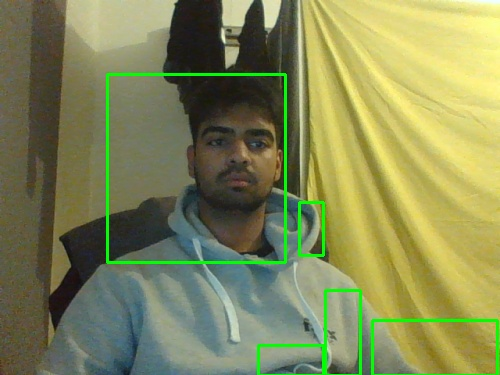
#> input picture frame.jpg, 500 x 375 px, given in place of the camera
$ python motion_tracking.py
#> lines starting #> are read from the running program, lines starting #| are printed output that depends on the picture
from imutils.video import VideoStream
import argparse
import datetime
import imutils
import time
import cv2
import numpy as np

print("starting...")
room_status = []
diff_placeholder_frame = []
i = 0
entrance_count = 0
ap = argparse.ArgumentParser()
# ap.add_argument("", "--video", help="path to the video file")
ap.add_argument("-a", "--min-area", type=int,
                default=700, help="minimum area size")
args = vars(ap.parse_args())

if args.get("video", None) is None:
	vs = VideoStream(src=0).start()
	time.sleep(3.0)

firstFrame = None  # contains original image to compare too

buffer = 0
pic_number = 0

while True:

    frame = vs.read()
#> frame is the input picture: shape (375, 500, 3); mean B, G, R 87.5, 136.7, 131.8
    frame = frame if args.get("video", None) is None else frame[1]
    status = "Unoccupied"

    if frame is None:
	       break

    frame = imutils.resize(frame, width=500)  # resize frame
    cframe = cv2.cvtColor(frame, cv2.COLOR_BGR2GRAY)
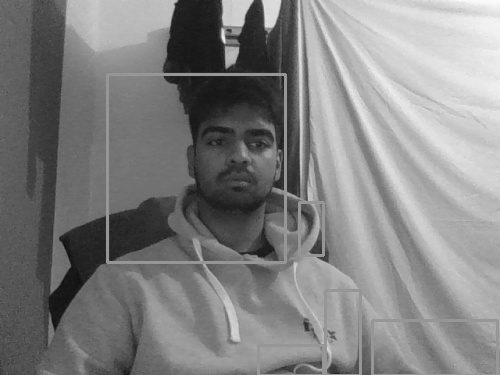
#> cframe: shape (375, 500); min 14, max 251, mean 129.6
    # cframe is now the frame to be compared
    cframe = cv2.GaussianBlur(cframe, (21, 21), 0)
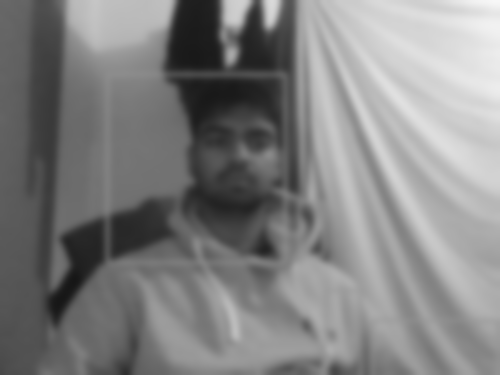
#> cframe: shape (375, 500); min 22, max 247, mean 129.6

# initialise comparison parameters
    if firstFrame is None:
        firstFrame = cframe

        continue

    diff_im = cv2.absdiff(cframe, firstFrame)
    binary_image = cv2.threshold(diff_im, 25, 255, cv2.THRESH_BINARY)[
                                 1]  # thresholding operation

    thresh = cv2.dilate(binary_image, None, iterations=2)  # fill holes
    cnts = cv2.findContours(
        thresh.copy(), cv2.RETR_EXTERNAL, cv2.CHAIN_APPROX_SIMPLE)
    cnts = imutils.grab_contours(cnts)

    for c in cnts:
		# if the contour is too small, ignore it
        if cv2.contourArea(c) < args["min_area"]:
            continue

		# compute the bounding box for the contour, draw it on the frame,
		# and update the text
        # (x,y) are the top left corner and (w,h) are the width and height
        (x, y, w, h) = cv2.boundingRect(c)
        cv2.rectangle(frame, (x, y), (x + w, y + h), (0, 255, 0), 2)
        status = "occupied"
    if i == 0:
        placeholder_frame = cframe
        i = i + 1
    elif len(room_status) > 1 and room_status[-1] == "occupied":
        diff_placeholder_frame = cv2.absdiff(cframe, placeholder_frame)
        i = i + 1
    if i > 1000:
        i = 0

    if np.mean(diff_placeholder_frame) < 3:
        #diff_im = diff_placeholder_frame
        firstFrame = None;


    cv2.putText(frame,"Entrances: {}".format(entrance_count),(350,20),cv2.FONT_HERSHEY_SIMPLEX, 0.5, (0, 0, 255), 2)
    cv2.putText(frame, "Room Status: {}".format(status), (10, 20),
		cv2.FONT_HERSHEY_SIMPLEX, 0.5, (0, 0, 255), 2)
    cv2.putText(frame, datetime.datetime.now().strftime("%A %d %B %Y %I:%M:%S%p"),(10, frame.shape[0] - 10), cv2.FONT_HERSHEY_SIMPLEX, 0.35, (0, 0, 255), 1)
    cv2.imshow("binary image",frame)
    key = cv2.waitKey(1) & 0xFF


    if status == "occupied" and buffer > 150:
        buffer = 0

        print("recording video")

        pic_name = "C:/Users/murth/OneDrive/Documents/Python Scripts/Visual_tripwire/tracked_images/frame" + str(pic_number) + ".jpg"
        cv2.imwrite(pic_name,frame)

        pic_number = pic_number + 1

    buffer = buffer + 1
    room_status.append(status)

    # [5 lines of commented-out code are left out]
